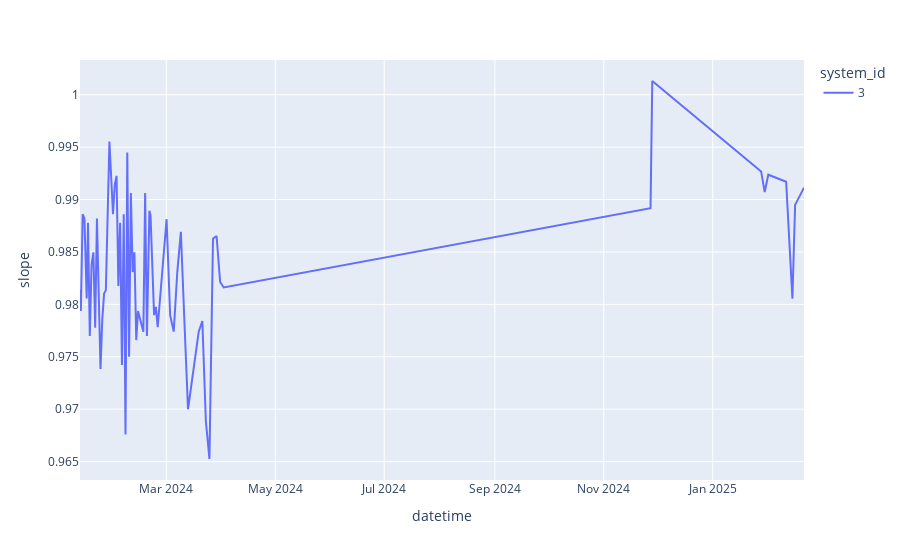
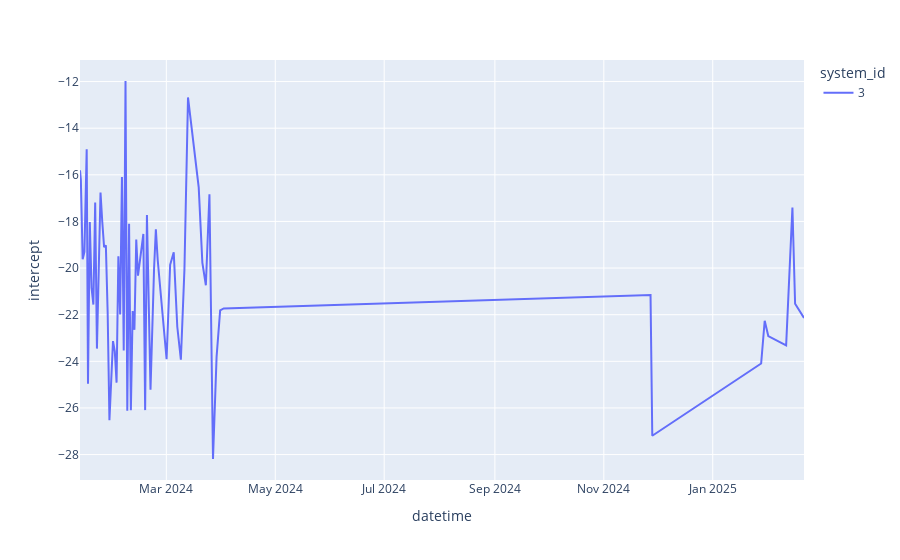

Notebook cell for these charts, in order:
### Code cell
fig = px.line(df_slope_intercept.sort("datetime").filter((pl.col("slope") > -2) & (pl.col("slope") < 2)), x="datetime", y = "slope", color = "system_id")
fig.show()
fig = px.line(df_slope_intercept.sort("datetime").filter((pl.col("intercept") > -100) & (pl.col("intercept") < 100)), x="datetime", y = "intercept", color = "system_id")
fig.show()
